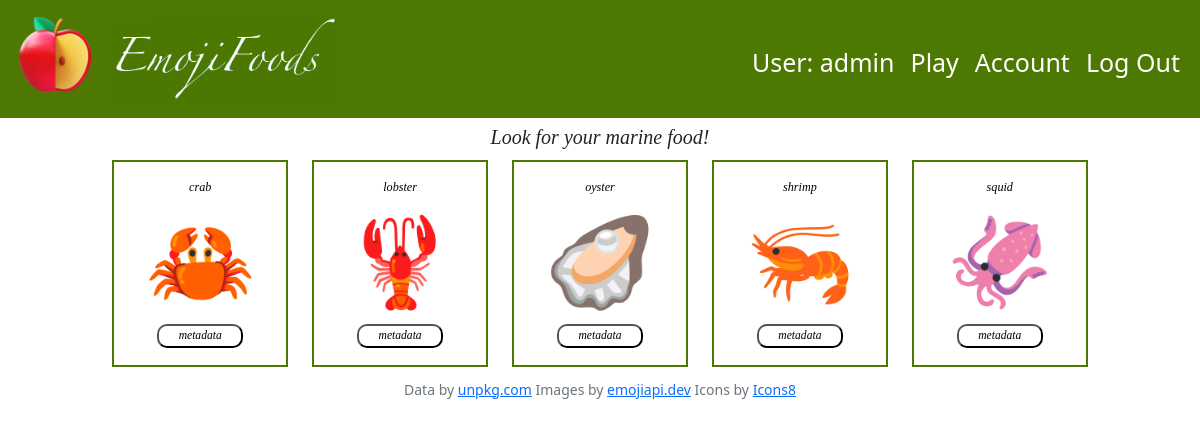
/marine (signed in), run on the app's committed database.
### tables this page shows
CREATE TABLE users (
user_id INTEGER PRIMARY KEY,
username TEXT UNIQUE,
password TEXT
);

CREATE TABLE emojis (emoji_id INTEGER PRIMARY KEY, codes TEXT,    name TEXT, img_name TEXT, char TEXT, subgroup TEXT);

### app.py (the view)
@app.route("/marine")
@login_required
def marine():
    user_id = session["user_id"]
    username = db.execute("SELECT username FROM users WHERE user_id = ?", user_id)[0]["username"]
    list_marine = db.execute("SELECT * FROM emojis WHERE subgroup = ? ORDER BY name", "food-marine")
    return render_template("marine.html", list_subgroup=list_marine, username=username)

### app.py (called while the page is built)
@app.after_request
def after_request(response):
    response.headers["Cache-Control"] = "no-cache, no-store, must-revalidate"
    response.headers["Expires"] = 0
    response.headers["Pragma"] = "no-cache"
    return response

### helpers.py (called while the page is built)
def login_required(f):
    @wraps(f)
    def decorated_function(*args, **kwargs):
        if session.get("user_id") is None:
            return redirect("/login")
        return f(*args, **kwargs)
    return decorated_function

### templates/marine.html (shortened to what this page needs)
{% extends "layout.html" %}
{% block main %}
    <h2 id="headers">Look for your marine food!</h2>
    <div class="items-container">
        {% for item in list_subgroup %}
            <div class="items-cols">
                <p class="emoji-name">{{ item["name"] }}</p>
                <img class="image-sell" src="/static/images_food/{{ item['img_name'] }}" alt="/static/images/{{ item['img_name'] }}">
                <form action="/metadata" method="post">
                    <button type="submit" class="info-btn" name="submit_meta" value="{{ item['codes'] }}">metadata</button>
                </form>
            </div>
        {% endfor %}
    </div>
{% endblock %}

### templates/layout.html (shortened to what this page needs)
<!DOCTYPE html>
<html lang="en">
    <head>
        <link href="https://cdn.jsdelivr.net/npm/bootstrap@5.1.3/dist/css/bootstrap.min.css" rel="stylesheet">
        <link href="/static/styles.css" rel="stylesheet">
    </head>
    <body>
        <nav class="navbar navbar-expand-md navbar-light" id="signer">
            <div class="container-fluid">
                <a class="navbar-brand" href="/">
                    <img id="emojiimage"src="/static/images_design/apple.png">
                    <img id="emojisign" src="/static/images_design/emojifoods.png">
                </a>
                <div class="collapse navbar-collapse" id="navbar">
                    {% if session["user_id"] %}
                        <ul class="navbar-nav ms-auto mt-2">
                            <li class="nav-item"><a class="nav-link">User: {{ username }}</a></li>
                            <li class="nav-item"><a class="nav-link" href="/play">Play</a></li>
                            <li class="nav-item"><a class="nav-link" href="/account">Account</a></li>
                            <li class="nav-item"><a class="nav-link" href="/logout">Log Out</a></li>
                        </ul>
                    {% else %}
                        <ul class="navbar-nav ms-auto mt-2">
                            <li class="nav-item"><a class="nav-link" href="/register">Register</a></li>
                            <li class="nav-item"><a class="nav-link" href="/login">Log In</a></li>
                        </ul>
                    {% endif %}
                </div>
            </div>
        </nav>
        <main>
            <div class="container-fluid pt-2">
                {% block main %}{% endblock %}
            </div>
        </main>
        <footer class="mb-5 small text-center text-muted">
            Data by <a href="https://unpkg.com/emoji.json@14.0.0/emoji.json">unpkg.com</a>
            Images by <a href="https://emojiapi.dev/">emojiapi.dev</a>
            Icons by <a target="_blank" href="https://icons8.com">Icons8</a>
        </footer>
    </body>
</html>

### static/styles.css (style rules this page uses)
#navbar .nav-link { font-size: 25px; color: #FFFFFF; }
nav .navbar-brand { font-size: xx-large; }
#signer { background-color: #4D7902; }
#emojiimage { width: 13%; object-fit: cover; }
#emojisign { width: 35%; object-fit: cover; }
.container-fluid { margin-right: auto; margin-left: auto; }
#headers { font: italic 150% Georgia; font-size: calc(0.5rem + 1vw); text-align: center; margin: auto; }
.emoji-name { width: 100%; float: right; margin-top: 10%; font: italic 100% Georgia; font-size: calc(0.01rem + 1vw); text-align: center; }
.image-sell { display: block; width: 60%; margin-left: auto; margin-right: auto; margin-bottom: 6%; }
.items-container { width: 100%; display: flex; flex-wrap: wrap; justify-content: center; }
.items-container>* { flex: 0 0 15%; }
.items-cols { background-color: #FFFFFF; border: 2px solid #4D7902; color: black; margin: 1% 1% 1% 1%; cursor: default; width: 15%; }
.info-btn { display: flex; width: 50%; height: 12%; margin-left: auto; margin-right: auto; margin-bottom: 10%; background-color:#FFFFFF; border-radius: 10px; justify-content: center; font-size: calc(0.35rem + 0.5vw); font-family: georgia; font-style: italic; }

### data on the page
users: username "admin"
emojis: name "crab", img_name (picture)
emojis: name "lobster", img_name (picture)
emojis: name "oyster", img_name (picture)
emojis: name "shrimp", img_name (picture)
emojis: name "squid", img_name (picture)
